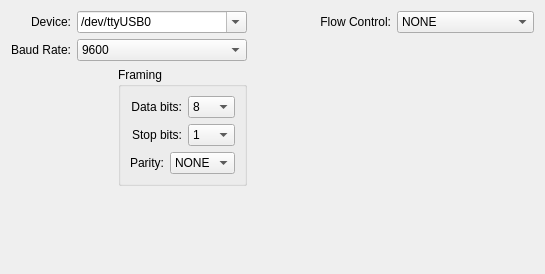
     <widget class="QWidget" name="DeviceTab">
      <attribute name="title">
       <string>Device</string>
      </attribute>
      <layout class="QGridLayout">
       <item row="0" column="0">
        <layout class="QGridLayout">
         <item row="1" column="3" colspan="2">
          <spacer name="spacer4">
           <property name="orientation">
            <enum>Qt::Horizontal</enum>
           </property>
           <property name="sizeType">
            <enum>QSizePolicy::Expanding</enum>
           </property>
           <property name="sizeHint" stdset="0">
            <size>
             <width>281</width>
             <height>20</height>
            </size>
           </property>
          </spacer>
         </item>
         <item row="1" column="1" colspan="2">
          <widget class="QComboBox" name="BaudRateComboBox">
           <property name="toolTip">
            <string>SPecify the baud raet (bps).</string>
           </property>
           <property name="statusTip">
            <string>SPecify the baud raet (bps).</string>
           </property>
           <property name="currentIndex">
            <number>11</number>
           </property>
           <item>
            <property name="text">
             <string>50</string>
            </property>
           </item>
           <item>
            <property name="text">
             <string>75</string>
            </property>
           </item>
           <item>
            <property name="text">
             <string>110</string>
            </property>
           </item>
           <item>
            <property name="text">
             <string>134</string>
            </property>
           </item>
           <item>
            <property name="text">
             <string>150</string>
            </property>
           </item>
           <item>
            <property name="text">
             <string>300</string>
            </property>
           </item>
           <item>
            <property name="text">
             <string>600</string>
            </property>
           </item>
           <item>
            <property name="text">
             <string>1200</string>
            </property>
           </item>
           <item>
            <property name="text">
             <string>1800</string>
            </property>
           </item>
           <item>
            <property name="text">
             <string>2400</string>
            </property>
           </item>
           <item>
            <property name="text">
             <string>4800</string>
            </property>
           </item>
           <item>
            <property name="text">
             <string>9600</string>
            </property>
           </item>
           <item>
            <property name="text">
             <string>19200</string>
            </property>
           </item>
           <item>
            <property name="text">
             <string>38400</string>
            </property>
           </item>
           <item>
            <property name="text">
             <string>57600</string>
            </property>
           </item>
           <item>
            <property name="text">
             <string>115200</string>
            </property>
           </item>
           <item>
            <property name="text">
             <string>230400</string>
            </property>
           </item>
          </widget>
         </item>
         <item row="2" column="2" rowspan="2">
          <widget class="QGroupBox" name="groupBox4">
           <property name="title">
            <string>Framing</string>
           </property>
           <layout class="QGridLayout">
            <item row="0" column="0">
             <layout class="QGridLayout">
              <item row="2" column="0">
               <widget class="QLabel" name="textLabel4_2">
                <property name="text">
                 <string>Parity:</string>
                </property>
                <property name="alignment">
                 <set>Qt::AlignRight|Qt::AlignTrailing|Qt::AlignVCenter</set>
                </property>
                <property name="wordWrap">
                 <bool>false</bool>
                </property>
               </widget>
              </item>
              <item row="2" column="1" colspan="2">
               <widget class="QComboBox" name="ParityComboBox">
                <property name="toolTip">
                 <string>Specify the character framing parity.</string>
                </property>
                <property name="statusTip">
                 <string>Specify the character framing parity.</string>
                </property>
                <item>
                 <property name="text">
                  <string>NONE</string>
                 </property>
                </item>
                <item>
                 <property name="text">
                  <string>EVEN</string>
                 </property>
                </item>
                <item>
                 <property name="text">
                  <string>ODD</string>
                 </property>
                </item>
               </widget>
              </item>
              <item row="0" column="0" colspan="2">
               <widget class="QLabel" name="textLabel2_3">
                <property name="text">
                 <string>Data bits:</string>
                </property>
                <property name="alignment">
                 <set>Qt::AlignRight|Qt::AlignTrailing|Qt::AlignVCenter</set>
                </property>
                <property name="wordWrap">
                 <bool>false</bool>
                </property>
               </widget>
              </item>
              <item row="0" column="2">
               <widget class="QComboBox" name="DataBitsComboBox">
                <property name="toolTip">
                 <string>Specify the number of data bits in a character frame.</string>
                </property>
                <property name="statusTip">
                 <string>Specify the number of data bits in a character frame.</string>
                </property>
                <property name="currentIndex">
                 <number>3</number>
                </property>
                <item>
                 <property name="text">
                  <string>5</string>
                 </property>
                </item>
                <item>
                 <property name="text">
                  <string>6</string>
                 </property>
                </item>
                <item>
                 <property name="text">
                  <string>7</string>
                 </property>
                </item>
                <item>
                 <property name="text">
                  <string>8</string>
                 </property>
                </item>
               </widget>
              </item>
              <item row="1" column="0" colspan="2">
               <widget class="QLabel" name="textLabel3">
                <property name="text">
                 <string>Stop bits:</string>
                </property>
                <property name="alignment">
                 <set>Qt::AlignRight|Qt::AlignTrailing|Qt::AlignVCenter</set>
                </property>
                <property name="wordWrap">
                 <bool>false</bool>
                </property>
               </widget>
              </item>
              <item row="1" column="2">
               <widget class="QComboBox" name="StopBitsComboBox">
                <property name="toolTip">
                 <string>Specify the number of stop bits in a frame.</string>
                </property>
                <property name="statusTip">
                 <string>Specify the number of stop bits in a frame.</string>
                </property>
                <item>
                 <property name="text">
                  <string>1</string>
                 </property>
                </item>
                <item>
                 <property name="text">
                  <string>1.5</string>
                 </property>
                </item>
                <item>
                 <property name="text">
                  <string>2</string>
                 </property>
                </item>
               </widget>
              </item>
             </layout>
            </item>
           </layout>
          </widget>
         </item>
         <item row="2" column="0" colspan="2">
          <spacer name="spacer5">
           <property name="orientation">
            <enum>Qt::Horizontal</enum>
           </property>
           <property name="sizeType">
            <enum>QSizePolicy::Expanding</enum>
           </property>
           <property name="sizeHint" stdset="0">
            <size>
             <width>101</width>
             <height>20</height>
            </size>
           </property>
          </spacer>
         </item>
         <item row="3" column="4" rowspan="2">
          <spacer name="spacer6">
           <property name="orientation">
            <enum>Qt::Vertical</enum>
           </property>
           <property name="sizeType">
            <enum>QSizePolicy::Expanding</enum>
           </property>
           <property name="sizeHint" stdset="0">
            <size>
             <width>20</width>
             <height>120</height>
            </size>
           </property>
          </spacer>
         </item>
         <item row="0" column="0">
          <widget class="QLabel" name="textLabel1">
           <property name="text">
            <string>Device:</string>
           </property>
           <property name="alignment">
            <set>Qt::AlignRight|Qt::AlignTrailing|Qt::AlignVCenter</set>
           </property>
           <property name="wordWrap">
            <bool>false</bool>
           </property>
          </widget>
         </item>
         <item row="1" column="0">
          <widget class="QLabel" name="BaudRateLabel">
           <property name="text">
            <string>Baud Rate:</string>
           </property>
           <property name="alignment">
            <set>Qt::AlignRight|Qt::AlignTrailing|Qt::AlignVCenter</set>
           </property>
           <property name="wordWrap">
            <bool>false</bool>
           </property>
          </widget>
         </item>
         <item row="0" column="3">
          <widget class="QLabel" name="textLabel4">
           <property name="text">
            <string>Flow Control:</string>
           </property>
           <property name="alignment">
            <set>Qt::AlignRight|Qt::AlignTrailing|Qt::AlignVCenter</set>
           </property>
           <property name="wordWrap">
            <bool>false</bool>
           </property>
          </widget>
         </item>
         <item row="0" column="1" colspan="2">
          <widget class="QComboBox" name="DeviceComboBox">
           <property name="toolTip">
            <string>Specify the name of the serial device.</string>
           </property>
           <property name="statusTip">
            <string>Specify the name of the serial device.</string>
           </property>
           <property name="editable">
            <bool>true</bool>
           </property>
           <item>
            <property name="text">
             <string>/dev/ttyUSB0</string>
            </property>
           </item>
           <item>
            <property name="text">
             <string>/dev/ttyUSB1</string>
            </property>
           </item>
           <item>
            <property name="text">
             <string>/dev/ttyUSB2</string>
            </property>
           </item>
           <item>
            <property name="text">
             <string>/dev/ttyUSB3</string>
            </property>
           </item>
           <item>
            <property name="text">
             <string>/dev/ttyS0</string>
            </property>
           </item>
           <item>
            <property name="text">
             <string>/dev/ttyS1</string>
            </property>
           </item>
           <item>
            <property name="text">
             <string>/dev/ttyS2</string>
            </property>
           </item>
           <item>
            <property name="text">
             <string>/dev/ttyS3</string>
            </property>
           </item>
          </widget>
         </item>
         <item row="4" column="2">
          <spacer name="spacer7">
           <property name="orientation">
            <enum>Qt::Vertical</enum>
           </property>
           <property name="sizeType">
            <enum>QSizePolicy::Expanding</enum>
           </property>
           <property name="sizeHint" stdset="0">
            <size>
             <width>20</width>
             <height>71</height>
            </size>
           </property>
          </spacer>
         </item>
         <item row="0" column="4">
          <widget class="QComboBox" name="FlowControlComboBox">
           <property name="toolTip">
            <string>Specify the flow control method.</string>
           </property>
           <property name="statusTip">
            <string>Specify the flow control method.</string>
           </property>
           <property name="whatsThis">
            <string>Specify the flow control method.</string>
           </property>
           <property name="currentIndex">
            <number>0</number>
           </property>
           <item>
            <property name="text">
             <string>NONE</string>
            </property>
           </item>
           <item>
            <property name="text">
             <string>XON/XOFF</string>
            </property>
           </item>
           <item>
            <property name="text">
             <string>RTS/CTS</string>
            </property>
           </item>
          </widget>
         </item>
        </layout>
       </item>
      </layout>
     </widget>
